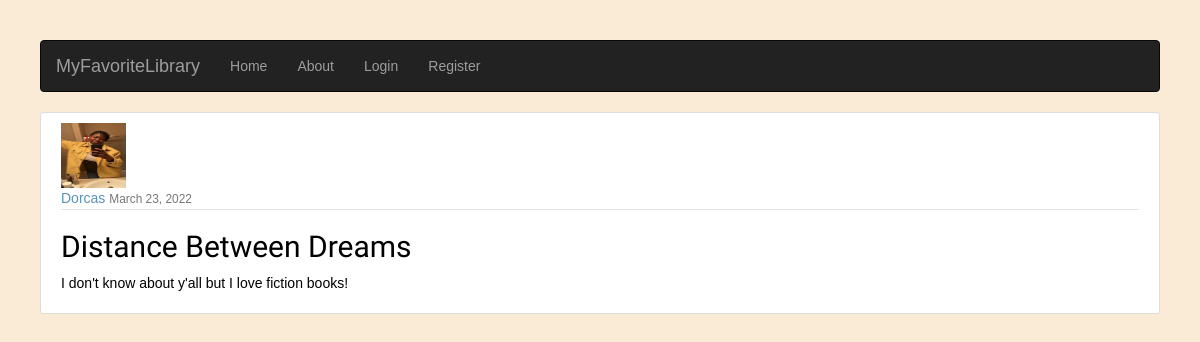
The page /post/3/ on the database as committed earlier.
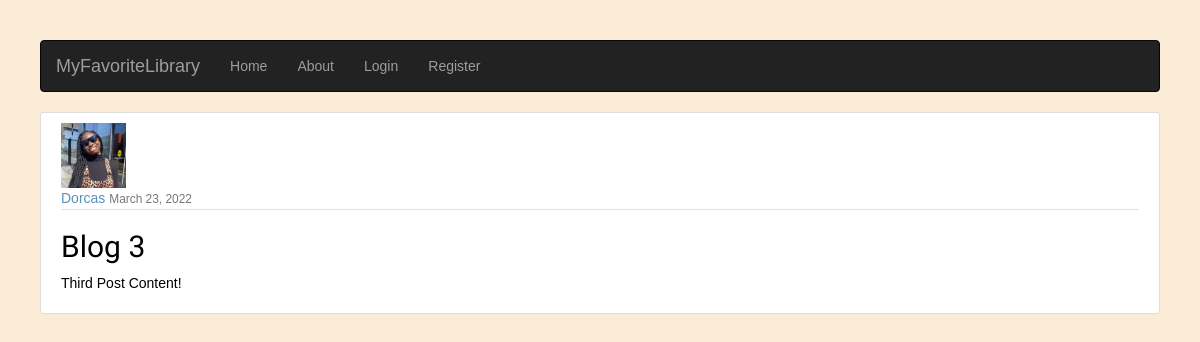
The same page on the database as committed later.
### mfl/models.py (models this page shows, shortened)
class Post(models.Model):
    title = models.CharField(max_length=100)
    content = models.TextField()
    date_posted = models.DateTimeField(default=timezone.now)
    author = models.ForeignKey(User, on_delete=models.CASCADE)

### users/models.py (models this page shows, shortened)
class Profile(models.Model):
    user = models.OneToOneField(User, on_delete=models.CASCADE)
    image = models.ImageField(default='default.jpg', upload_to="profile_pics")

### mfl/views.py (the view)
# urls.py: path('post/<int:pk>/', PostDetailView.as_view(), name='post-detail'),
class PostDetailView(DetailView):
    model = Post

### mfl/templates/mfl/post_detail.html (shortened to what this page needs)
{% extends 'mfl/base.html' %}
{% block content %}
    <article class="media content-section">
      <img class="rounded-circle article-img" src="{{ object.author.profile.image.url }}">
      <div class="media-body">
        <div class="article-metadata">
            <a class="mr-2" href="{% url 'user-posts' object.author.username %}">{{ object.author }}</a>
          <small class="text-muted">{{ object.date_posted|date:"F d, Y" }}</small>
        </div>
        <h2 class="article-title">{{ object.title }}</h2>
        <p class="article-content">{{ object.content }}</p>
      </div>
    </article>
{% endblock content %}

Rows that differ between the two databases and show on the page:
changed Post "Dorcas": author.profile.image: a different picture; title "Distance Between Dreams" → "Blog 3"; content "I don't know about y'all but I love fiction books!" → "Third Post Content!"
